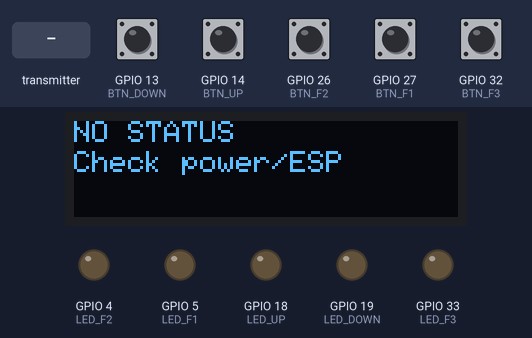
This sketch was run on a simulated ESP32. Shown: 128×32 one-colour display, output pins drawn as LEDs (lit = HIGH). Dashed ring = blinking. The test bench sets the inputs (shaded band); at power-on: GPIO 13 (BTN_DOWN), GPIO 14 (BTN_UP), GPIO 26 (BTN_F2), GPIO 27 (BTN_F1), GPIO 32 (BTN_F3) HIGH. What the sketch prints to the serial monitor is not drawn.

Above: at 1.4 s.
1.5 s: the transmitter starts sending direction = -100
At 3.39 s:
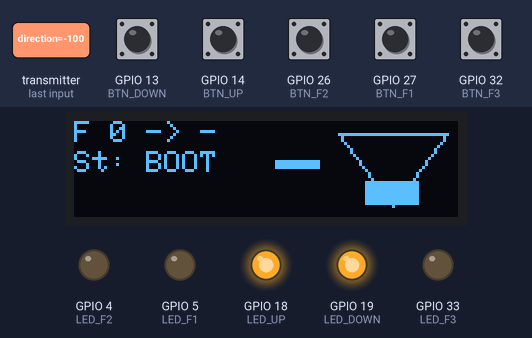
4.0 s: the transmitter starts sending state = 1
At 4.41 s:
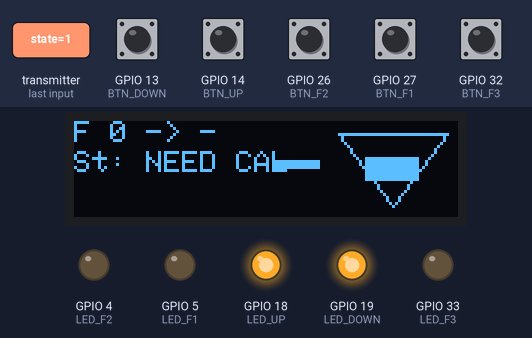
6.7 s: the transmitter starts sending currentFloor = 64
At 7.24 s:
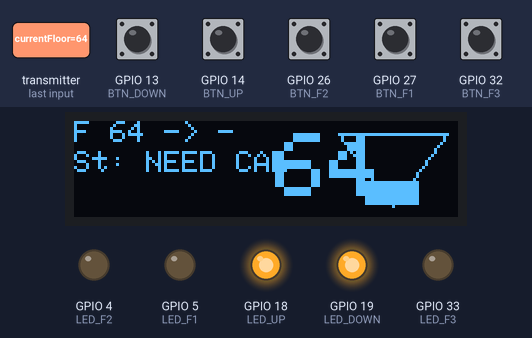
9.5 s: the transmitter starts sending targetFloor = 64
At 10.39 s:
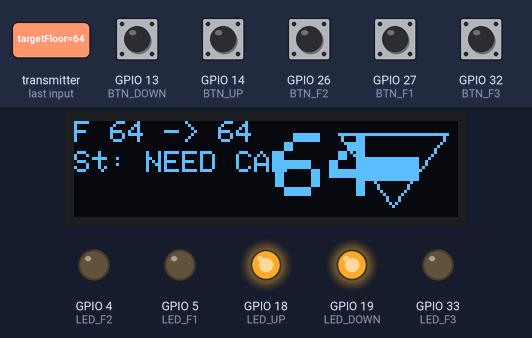
12.0 s: the transmitter starts sending error = 64
At 12.29 s:
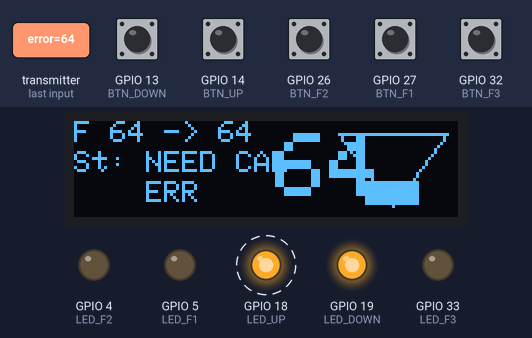
14.5 s: the transmitter starts sending needCalib = 64
At 14.8 s:
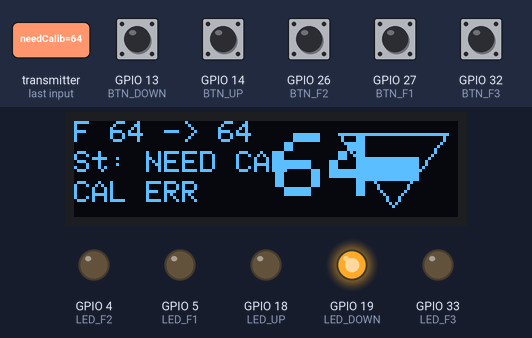
Timing chart, 0 to 18.0 s (numbered marks = the images above; inputs shaded):
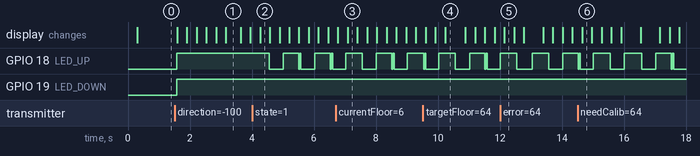

Measured:
- after the input at 1.5 s, GPIO 18 (LED_UP), GPIO 19 (LED_DOWN): LOW → HIGH after 0.07 s; the display: first changes after 0.08 s (image 1 shows a later state)
- after the input at 4.0 s, the display: changes after 0.26 s (image 2)
- after the input at 9.5 s, the display: first changes after 0.10 s (image 4 shows a later state)
- after the input at 12.0 s, the display: changes after 0.14 s (image 5)
- after the input at 14.5 s, the display: changes after 0.15 s (image 6)
- what the display in image 1 shows lasts 0.4 s, from 3.2 s to 3.6 s
- what the display in image 4 shows lasts 0.7 s, from 10.2 s to 10.9 s

The sketch:

remote.ino
```cpp
#include <Arduino.h>
#include <WiFi.h>
#include <esp_now.h>
#include <esp_wifi.h>
#include <esp_mac.h>

#include <Adafruit_GFX.h>
#include <Adafruit_SSD1306.h>

// ------------------- OLED -------------------
#define SCREEN_WIDTH 128
#define SCREEN_HEIGHT 32
#define OLED_RESET   -1
#define OLED_ADDR    0x3C

Adafruit_SSD1306 display(SCREEN_WIDTH, SCREEN_HEIGHT, &Wire, OLED_RESET);

// ------------------- Пины кнопок -------------------
const uint8_t BTN_DOWN = 13;
const uint8_t BTN_UP   = 14;
const uint8_t BTN_F1   = 27;
const uint8_t BTN_F2   = 26;
const uint8_t BTN_F3   = 32;

// ------------------- Пины светодиодов -------------------
const uint8_t LED_DOWN = 19;
const uint8_t LED_UP   = 18;
const uint8_t LED_F1   = 5;
const uint8_t LED_F2   = 4;
const uint8_t LED_F3   = 33;

// ------------------- Протокол (должен совпадать с базой) -------------------

enum CommandType : uint8_t {
  CMD_NONE             = 0,
  CMD_CALL_FLOOR       = 1, // arg = 1,2,3
  CMD_STOP             = 2,
  CMD_CALIB            = 3,
  CMD_CALIB_DOWN_START = 4,
  CMD_CALIB_DOWN_SAVE  = 5,
  CMD_MANUAL_UP        = 6,
  CMD_MANUAL_DOWN      = 7,
  CMD_MANUAL_STOP      = 8
};

enum LiftState : uint8_t {
  STATE_BOOT = 0,
  STATE_NEED_CALIB,
  STATE_CALIB_HOMING_UP,
  STATE_CALIB_MOVING_DOWN,
  STATE_IDLE,
  STATE_MOVING,
  STATE_MANUAL_MOVE,
  STATE_ERROR
};

struct RemoteCommand {
  uint8_t  type;  // CommandType
  uint8_t  arg;   // этаж (1..3) или 0
  uint16_t seq;   // счётчик
};

struct LiftStatus {
  uint8_t state;
  uint8_t currentFloor;
  uint8_t targetFloor;
  int8_t  direction;    // 1=вверх, -1=вниз, 0=стоит
  uint8_t error;
  uint8_t speedPercent;
  uint8_t needCalib;
  uint32_t uptimeMs;
};

// ------------------- ESP-NOW -------------------

// MAC базы (Лифт ESP32). ПОСТАВЬ СВОЙ, если отличается!
uint8_t BASE_MAC[6] = { 0x30, 0xAE, 0xA4, 0x21, 0x33, 0x28 };

// Глобальные данные
static uint16_t g_cmdSeq = 0;

// Последний статус от лифта
static LiftStatus g_status;
static bool       g_hasStatus = false;
static unsigned long g_lastStatusMs = 0;

// Дебаунс / состояние кнопок
bool prevDown = false;
bool prevUp   = false;
bool prevF1   = false;
bool prevF2   = false;
bool prevF3   = false;

// ------------------- Вспомогательные функции -------------------

const char* stateToText(uint8_t st) {
  switch (st) {
    case STATE_BOOT:             return "BOOT";
    case STATE_NEED_CALIB:       return "NEED CAL";
    case STATE_CALIB_HOMING_UP:  return "CAL UP";
    case STATE_CALIB_MOVING_DOWN:return "CAL DOWN";
    case STATE_IDLE:             return "IDLE";
    case STATE_MOVING:           return "MOVING";
    case STATE_MANUAL_MOVE:      return "MANUAL";
    case STATE_ERROR:            return "ERROR";
    default:                     return "?";
  }
}

char directionToChar(int8_t dir) {
  if (dir > 0)  return '^';
  if (dir < 0)  return 'v';
  return '-';
}

void sendCommand(uint8_t type, uint8_t arg) {
  RemoteCommand cmd;
  cmd.type = type;
  cmd.arg  = arg;
  cmd.seq  = ++g_cmdSeq;

  esp_err_t res = esp_now_send(BASE_MAC, (uint8_t*)&cmd, sizeof(cmd));
  Serial.print(F("[REMOTE] Send cmd type="));
  Serial.print(type);
  Serial.print(F(" arg="));
  Serial.print(arg);
  Serial.print(F(" seq="));
  Serial.print(cmd.seq);
  Serial.print(F(" => "));
  Serial.println(res == ESP_OK ? F("OK") : F("ERR"));
}

void updateLeds() {
  // Сначала выключим всё
  digitalWrite(LED_F1, LOW);
  digitalWrite(LED_F2, LOW);
  digitalWrite(LED_F3, LOW);
  digitalWrite(LED_UP, LOW);
  digitalWrite(LED_DOWN, LOW);

  if (!g_hasStatus) {
    // Нет статуса — пусть всё будет погашено
    return;
  }

  unsigned long now = millis();
  bool blink = ((now / 500) % 2) == 0; // 500 мс период мигания

  uint8_t st = g_status.state;

  bool isCalib =
    (st == STATE_NEED_CALIB) ||
    (st == STATE_CALIB_HOMING_UP) ||
    (st == STATE_CALIB_MOVING_DOWN);

  // ================= КАЛИБРОВКА =================
  if (isCalib) {
    // В калибровке: UP и DOWN всегда горят как "основные"
    digitalWrite(LED_UP, HIGH);
    digitalWrite(LED_DOWN, HIGH);

    // 1) Когда нужна калибровка / едем вверх к концевику:
    //    мигает кнопка UP (подсказка "нажми вверх" или "идёт вверх")
    if (st == STATE_NEED_CALIB || st == STATE_CALIB_HOMING_UP) {
      if (blink) {
        digitalWrite(LED_UP, HIGH);
      } else {
        digitalWrite(LED_UP, LOW);
      }
    }

    // 2) Когда едем вниз и нужно поймать нижнюю точку:
    //    мигает кнопка 1-го этажа (F1)
    if (st == STATE_CALIB_MOVING_DOWN) {
      // UP просто горит постоянно
      digitalWrite(LED_UP, HIGH);
      if (blink) {
        digitalWrite(LED_F1, HIGH);
      } else {
        digitalWrite(LED_F1, LOW);
      }
    }

    return;  // в калибровке этажи по обычной логике не отображаем
  }

  // ================= НОРМАЛЬНЫЙ РЕЖИМ =================

  // Кнопки UP и DOWN всегда горят
  digitalWrite(LED_UP, HIGH);
  digitalWrite(LED_DOWN, HIGH);

  uint8_t curFloor = g_status.currentFloor;
  uint8_t tgtFloor = g_status.targetFloor;

  bool isMoving =
    (st == STATE_MOVING) ||
    (st == STATE_MANUAL_MOVE);

  // 1) Стоим (IDLE) на этаже: кнопка этого этажа мигает
  if (!isMoving && curFloor >= 1 && curFloor <= 3) {
    if (blink) {
      switch (curFloor) {
        case 1: digitalWrite(LED_F1, HIGH); break;
        case 2: digitalWrite(LED_F2, HIGH); break;
        case 3: digitalWrite(LED_F3, HIGH); break;
      }
    }
  }

  // 2) Едем к целевому этажу: кнопка целевого этажа горит постоянно
  if (isMoving && tgtFloor >= 1 && tgtFloor <= 3) {
    switch (tgtFloor) {
      case 1: digitalWrite(LED_F1, HIGH); break;
      case 2: digitalWrite(LED_F2, HIGH); break;
      case 3: digitalWrite(LED_F3, HIGH); break;
    }
  }
}

void updateDisplay() {
  display.clearDisplay();

  if (!g_hasStatus) {
    display.setTextSize(1);
    display.setTextColor(SSD1306_WHITE);
    display.setCursor(0, 0);
    display.println(F("NO STATUS"));
    display.setCursor(0, 10);
    display.println(F("Check power/ESP"));
    display.display();
    return;
  }

  uint8_t  st        = g_status.state;
  uint8_t  curFloor  = g_status.currentFloor;
  uint8_t  tgtFloor  = g_status.targetFloor;
  int8_t   dir       = g_status.direction;
  bool     needCal   = g_status.needCalib != 0;
  bool     hasError  = g_status.error != 0;

  // Разбиваем экран на трети по X
  const int16_t W = 128;
  const int16_t H = 32;

  const int16_t leftW   = W / 3;            // ~42
  const int16_t midW    = W / 3;            // ~42
  const int16_t rightW  = W - leftW - midW; // остаток

  const int16_t leftX   = 0;
  const int16_t midX    = leftX + leftW + 13;
  const int16_t rightX  = midX + midW -13;

  // ---------- ЛЕВАЯ ЧАСТЬ: мини-статус ----------
  display.setTextSize(1);
  display.setTextColor(SSD1306_WHITE);

  // Строка 1: этажи
  display.setCursor(leftX, 0);
  display.print(F("F "));
  display.print(curFloor);
  display.print(F(" -> "));
  if (tgtFloor == 0) display.print('-');
  else               display.print(tgtFloor);

  // Строка 2: состояние (укороченный текст, чтобы влезало)
  display.setCursor(leftX, 10);
  display.print(F("St: "));
  display.print(stateToText(st)); // если будет длинно — можно позже сократить

  // Строка 3: CAL/ERR
  display.setCursor(leftX, 20);
  if (needCal) {
    display.print(F("CAL "));
  } else {
    display.print(F("    "));
  }
  if (hasError) {
    display.print(F("ERR"));
  }

  // ---------- СЕРЕДИНА: крупный номер этажа ----------
  display.setTextSize(3);  // крупно
  // Центр средний по X и Y
  int16_t midCenterX = midX + midW / 2;
  int16_t midCenterY = H / 2;

  // Оценка ширины цифры при size=3: примерно 6*3 = 18 px
  int16_t digitX = midCenterX - 9;     // сместим на пол-ширины цифры
  int16_t digitY = midCenterY - 12;    // на пол-высоты (8*3/2 ≈12)

  display.setCursor(digitX, digitY);
  if (curFloor == 0) {
    display.print('-');
  } else {
    display.print(curFloor);
  }

  // ---------- ПРАВАЯ ЧАСТЬ: "лифтовая" анимированная стрелка ----------
  // Блок под стрелку – весь rightW по X, по высоте весь экран
  int16_t arrowCenterX = rightX + rightW / 2;

  // Геометрия стрелки
  int16_t arrowTopY    = 4;
  int16_t arrowBottomY = H - 4; // 28
  int16_t arrowHalfW   = (rightW / 2) - 4; // чуть отступим от краёв

  // Анимационный кадр (0..2)
  uint8_t frame = (millis() / 150) % 3;

  if (dir > 0) {
    // ДВИЖЕНИЕ ВВЕРХ

    // Контур стрелки вверх (пустой, только outline)
    display.drawTriangle(
      arrowCenterX,              arrowTopY,
      arrowCenterX - arrowHalfW, arrowBottomY,
      arrowCenterX + arrowHalfW, arrowBottomY,
      SSD1306_WHITE
    );

    // Внутренняя "полоска", которая двигается вверх
    // Разобьём высоту стрелки на 3 зоны и будем сдвигать засветку
    int16_t zoneH = (arrowBottomY - arrowTopY) / 3;
    int16_t segTop = arrowBottomY - (frame + 1) * zoneH;
    int16_t segBottom = segTop + zoneH - 1;

    // Ограничим сегмент, чтобы не вылез
    if (segTop   < arrowTopY)    segTop   = arrowTopY;
    if (segBottom > arrowBottomY) segBottom = arrowBottomY;

    // Нарисуем "полоску" внутри стрелки — просто прямоугольник по центру,
    // такой, чтобы визуально казалось, что в стрелке бегут огни.
    int16_t segW = arrowHalfW;  // половина ширины
    display.fillRect(
      arrowCenterX - segW / 2, segTop,
      segW,                    segBottom - segTop + 1,
      SSD1306_WHITE
    );

  } else if (dir < 0) {
    // ДВИЖЕНИЕ ВНИЗ

    // Контур стрелки вниз
    display.drawTriangle(
      arrowCenterX,              arrowBottomY,
      arrowCenterX - arrowHalfW, arrowTopY,
      arrowCenterX + arrowHalfW, arrowTopY,
      SSD1306_WHITE
    );

    // Внутренняя бегущая полоска вниз
    int16_t zoneH = (arrowBottomY - arrowTopY) / 3;
    int16_t segTop = arrowTopY + frame * zoneH;
    int16_t segBottom = segTop + zoneH - 1;

    if (segTop   < arrowTopY)    segTop   = arrowTopY;
    if (segBottom > arrowBottomY) segBottom = arrowBottomY;

    int16_t segW = arrowHalfW;
    display.fillRect(
      arrowCenterX - segW / 2, segTop,
      segW,                    segBottom - segTop + 1,
      SSD1306_WHITE
    );

  } else {
    // Лифт стоит: горизонтальная черта в правом блоке
    int16_t yLine = H / 2;
    int16_t lineW = rightW - 8;
    display.fillRect(
      arrowCenterX - lineW / 2, yLine - 2,
      lineW,                    4,
      SSD1306_WHITE
    );
  }

  display.display();
}


// ------------------- ESP-NOW колбэки -------------------

void onDataSentRemote(const wifi_tx_info_t *info, esp_now_send_status_t status) {
  // Можно залогировать, если надо
  Serial.print(F("[REMOTE] Send cb: "));
  Serial.println(status == ESP_NOW_SEND_SUCCESS ? F("OK") : F("FAIL"));
}

void onDataRecvRemote(const esp_now_recv_info *recv_info, const uint8_t *incomingData, int len) {
  Serial.print(F("[REMOTE] Data received, len="));
  Serial.println(len);

  if (len == sizeof(LiftStatus)) {
    memcpy(&g_status, incomingData, sizeof(LiftStatus));
    g_hasStatus = true;
    g_lastStatusMs = millis();

    Serial.print(F("[REMOTE] status: state="));
    Serial.print(g_status.state);
    Serial.print(F(" floor="));
    Serial.print(g_status.currentFloor);
    Serial.print(F(" target="));
    Serial.println(g_status.targetFloor);
  } else {
    Serial.println(F("[REMOTE] Unknown packet size"));
  }
}

// ------------------- SETUP / LOOP -------------------

void setup() {
  Serial.begin(115200);
  delay(200);
  Serial.println();
  Serial.println(F("=== LIFT REMOTE ==="));

  // Кнопки
  pinMode(BTN_DOWN, INPUT_PULLUP);
  pinMode(BTN_UP,   INPUT_PULLUP);
  pinMode(BTN_F1,   INPUT_PULLUP);
  pinMode(BTN_F2,   INPUT_PULLUP);
  pinMode(BTN_F3,   INPUT_PULLUP);

  // Светодиоды
  pinMode(LED_DOWN, OUTPUT);
  pinMode(LED_UP,   OUTPUT);
  pinMode(LED_F1,   OUTPUT);
  pinMode(LED_F2,   OUTPUT);
  pinMode(LED_F3,   OUTPUT);

  digitalWrite(LED_DOWN, LOW);
  digitalWrite(LED_UP,   LOW);
  digitalWrite(LED_F1,   LOW);
  digitalWrite(LED_F2,   LOW);
  digitalWrite(LED_F3,   LOW);

  // OLED
  if (!display.begin(SSD1306_SWITCHCAPVCC, OLED_ADDR)) {
    Serial.println(F("[OLED] SSD1306 allocation failed"));
    for (;;);
  }
  display.clearDisplay();
  display.setTextSize(1);
  display.setTextColor(SSD1306_WHITE);
  display.setCursor(0, 0);
  display.println(F("Lift Remote"));
  display.setCursor(0, 10);
  display.println(F("Init..."));
  display.display();

  // ESP-NOW
  WiFi.mode(WIFI_STA);
  WiFi.disconnect();

  if (esp_now_init() != ESP_OK) {
    Serial.println(F("[ESP-NOW] init FAIL"));
    display.clearDisplay();
    display.setCursor(0, 0);
    display.println(F("ESP-NOW FAIL"));
    display.display();
    return;
  }

  esp_now_register_send_cb(onDataSentRemote);
  esp_now_register_recv_cb(onDataRecvRemote);

  esp_now_peer_info_t peerInfo = {};
  memcpy(peerInfo.peer_addr, BASE_MAC, 6);
  peerInfo.channel = 0;
  peerInfo.encrypt = false;

  if (esp_now_add_peer(&peerInfo) != ESP_OK) {
    Serial.println(F("[ESP-NOW] add_peer FAIL"));
    display.clearDisplay();
    display.setCursor(0, 0);
    display.println(F("Peer FAIL"));
    display.display();
    return;
  }

  display.clearDisplay();
  display.setCursor(0, 0);
  display.println(F("Lift Remote"));
  display.setCursor(0, 10);
  display.println(F("Ready"));
  display.display();
}

void loop() {
  // Чтение кнопок
  bool nowDown = (digitalRead(BTN_DOWN) == LOW);
  bool nowUp   = (digitalRead(BTN_UP)   == LOW);
  bool nowF1   = (digitalRead(BTN_F1)   == LOW);
  bool nowF2   = (digitalRead(BTN_F2)   == LOW);
  bool nowF3   = (digitalRead(BTN_F3)   == LOW);

  // DOWN: нажали -> MANUAL_DOWN, отпустили -> MANUAL_STOP
  if (nowDown && !prevDown) {
    sendCommand(CMD_MANUAL_DOWN, 0);
  } else if (!nowDown && prevDown) {
    sendCommand(CMD_MANUAL_STOP, 0);
  }

  // UP: нажали -> MANUAL_UP, отпустили -> MANUAL_STOP
  if (nowUp && !prevUp) {
    sendCommand(CMD_MANUAL_UP, 0);
  } else if (!nowUp && prevUp) {
    sendCommand(CMD_MANUAL_STOP, 0);
  }

  // F1/F2/F3: по нажатию — CMD_CALL_FLOOR
  if (nowF1 && !prevF1) {
    sendCommand(CMD_CALL_FLOOR, 1);
  }
  if (nowF2 && !prevF2) {
    sendCommand(CMD_CALL_FLOOR, 2);
  }
  if (nowF3 && !prevF3) {
    sendCommand(CMD_CALL_FLOOR, 3);
  }

  prevDown = nowDown;
  prevUp   = nowUp;
  prevF1   = nowF1;
  prevF2   = nowF2;
  prevF3   = nowF3;

  // Если давно не было статуса — считаем, что связь потеряна
  if (g_hasStatus && (millis() - g_lastStatusMs > 3000)) {
    g_hasStatus = false;
  }

  updateLeds();
  updateDisplay();

  delay(20);
}
```
